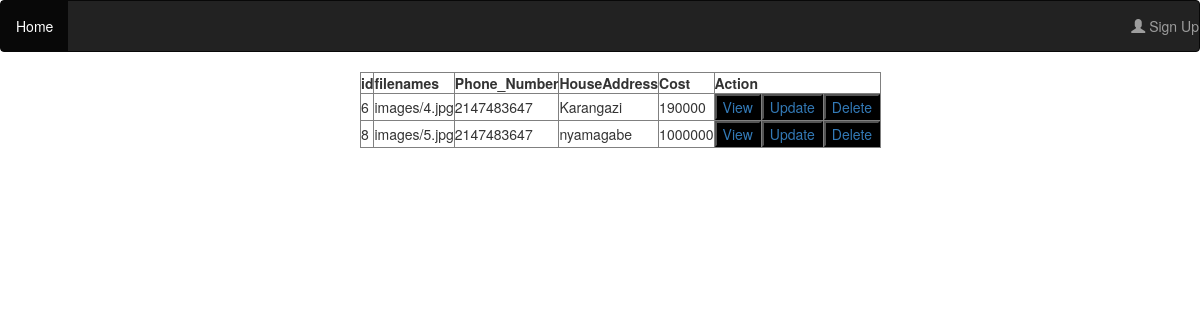
/action_east.php, run on the app's committed database.
### tables this page shows
CREATE TABLE `house_east` (
  `ID` int(11) NOT NULL,
  `filenames` varchar(255) NOT NULL,
  `Phone_Number` int(11) NOT NULL,
  `HouseAddress` varchar(255) NOT NULL,
  `Details` varchar(255) NOT NULL,
  `Cost` int(11) NOT NULL,
  `Done_at` timestamp NOT NULL DEFAULT current_timestamp() ON UPDATE current_timestamp()
);

### action_east.php (the view, shortened to what this page needs)
<?php include 'navigation bar.php';?>
<?php
$conn= mysqli_connect('localhost','root','','housing system');
$sql = "SELECT * FROM house_east";
$result = mysqli_query($conn,$sql);
if(!$result) {
echo "Something is wrong".mysqli_error($conn);}
else{?>
<table border="1" style="margin-left: 30%">
  <tr>
     <th>id</th>
 <th>filenames</th>
 <th>Phone_Number</th>
 <th>HouseAddress</th>
 <th>Cost</th>
 <th colspan="3">Action</th>
  </tr>
<?php
    while($row = mysqli_fetch_array($result)) {?>
<tr>
<td><?php echo $row["ID"]; ?></td>
   <td><?php echo $row["filenames"]; ?></td>
   <td><?php echo $row["Phone_Number"]; ?></td>
   <td><?php echo $row["HouseAddress"]; ?></td>
   <td><?php echo $row["Cost"]; ?></td>
<td><a href="view_Deatils_east.php?id=<?php echo $row['ID']; ?>"><button style="background-color:black;">View</a></button></td>
<td><a href="adUpdate.php"><button style="background-color:black;">Update</a></button></td>
<td><a href="userDelete_east.php?id=<?php echo $row['ID']; ?>"><button style="background-color:black;">Delete</a></button></td>
</tr>
<?php
}
echo "</table>";
  }
?>

### data on the page
house_east: ID "6", filenames "images/4.jpg", Phone_Number "2147483647", HouseAddress "Karangazi", Cost "190000"
house_east: ID "8", filenames "images/5.jpg", Phone_Number "2147483647", HouseAddress "nyamagabe", Cost "1000000"
